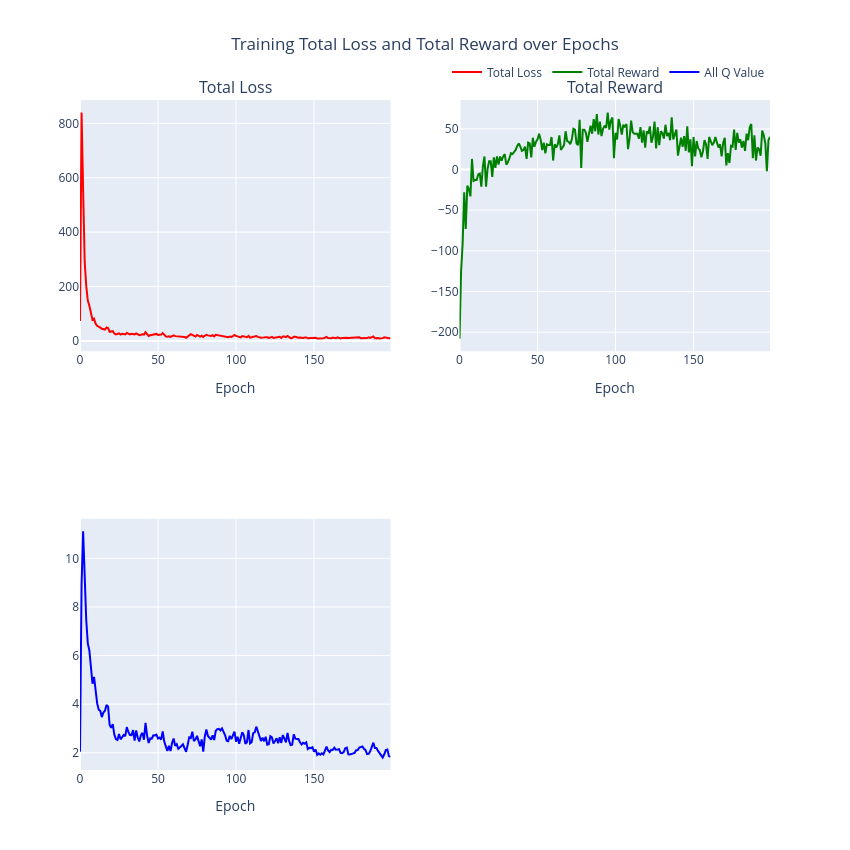

The notebook cell this image was saved under:
### Markdown cell above
### Loss and Reward Plot for DQN NVDA

### Code cell
plot_loss_reward(total_losses_dqn, total_rewards_dqn, all_q_values_dqn)

### Figure 1 — Plotly figure (JSON) as saved in the notebook; plotly's stock layout.template omitted (floating-point values rounded to 4 significant figures; data arrays with more than 128 entries replaced by an {"elided": "..."} marker saying what was removed)
{"data": [{"line": {"color": "red"}, "mode": "lines", "name": "Total Loss", "type": "scatter", "xaxis": "x", "y": {"elided": "200 float values"}, "yaxis": "y"}, {"line": {"color": "green"}, "mode": "lines", "name": "Total Reward", "type": "scatter", "xaxis": "x2", "y": {"elided": "200 int values"}, "yaxis": "y2"}, {"line": {"color": "blue"}, "mode": "lines", "name": "All Q Value", "type": "scatter", "xaxis": "x3", "y": {"elided": "200 float values"}, "yaxis": "y3"}], "layout": {"annotations": [{"font": {"size": 16}, "showarrow": false, "text": "Total Loss", "x": 0.225, "xanchor": "center", "xref": "paper", "y": 1, "yanchor": "bottom", "yref": "paper"}, {"font": {"size": 16}, "showarrow": false, "text": "Total Reward", "x": 0.775, "xanchor": "center", "xref": "paper", "y": 1, "yanchor": "bottom", "yref": "paper"}], "height": 850, "legend": {"orientation": "h", "x": 1, "xanchor": "right", "y": 1.02, "yanchor": "bottom"}, "showlegend": true, "title": {"text": "Training Total Loss and Total Reward over Epochs", "x": 0.5}, "width": 850, "xaxis": {"anchor": "y", "domain": [0, 0.45], "title": {"text": "Epoch"}}, "xaxis2": {"anchor": "y2", "domain": [0.55, 1], "title": {"text": "Epoch"}}, "xaxis3": {"anchor": "y3", "domain": [0, 0.45], "title": {"text": "Epoch"}}, "xaxis4": {"anchor": "y4", "domain": [0.55, 1]}, "yaxis": {"anchor": "x", "domain": [0.625, 1]}, "yaxis2": {"anchor": "x2", "domain": [0.625, 1]}, "yaxis3": {"anchor": "x3", "domain": [0, 0.375]}, "yaxis4": {"anchor": "x4", "domain": [0, 0.375]}}}
